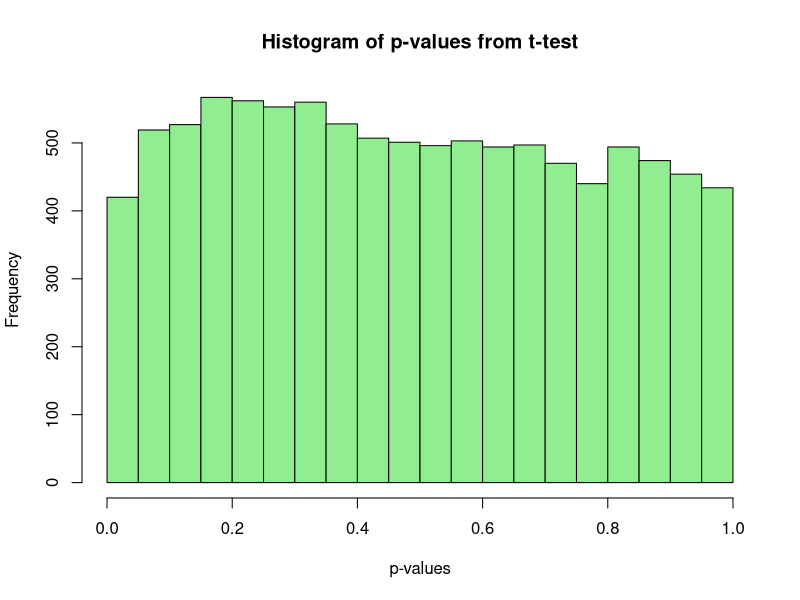
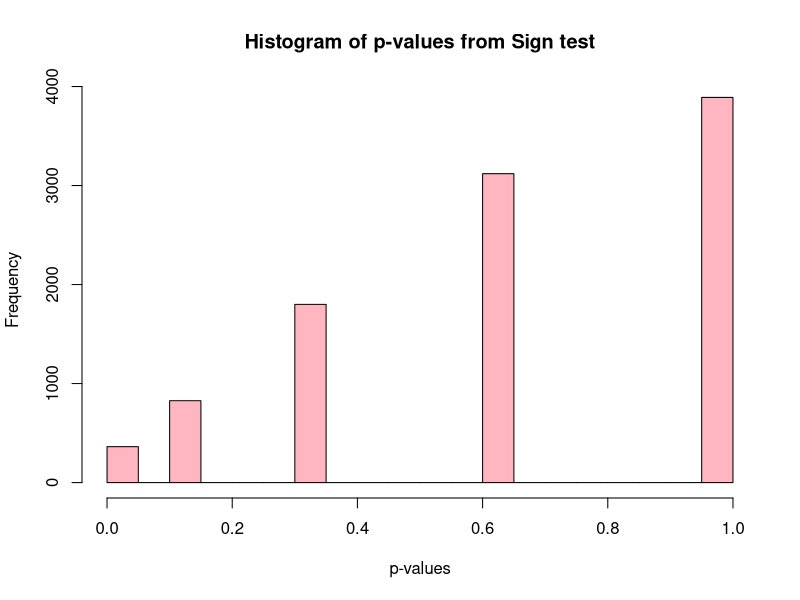

Here is the R script that generated these plots, in order:
## ---- chunk 1
#| echo: TRUE
#| eval: TRUE
# Two-sided by default
binom.test(1, 8, 0.5)
## ---- chunk 2
#| echo: TRUE
#| eval: TRUE
# Lower alternative
binom.test(1, 8, 0.3, alt = "less")
## ---- chunk 3
#| echo: TRUE
#| eval: TRUE
# Upper alternative
binom.test(1, 8, 0.3, alt = "greater")
## ---- chunk 4
#| echo: TRUE
#| eval: TRUE
# Let's say we run a two-sided test and we want to extract some results
names(binom.test(1, 8, 0.3))
## ---- chunk 5
#| echo: TRUE
#| eval: TRUE
# We could pull out the p-value
binom.test(1, 8, 0.3)$p.val
## ---- chunk 6
#| echo: TRUE
#| eval: TRUE
# We could pull out the p-value
binom.test(1, 8, 0.3)$p.val

# The confidence interval
binom.test(1, 8, 0.3)$conf.int
## ---- chunk 7
#| echo: TRUE
#| eval: TRUE
# We could pull out the p-value
binom.test(1, 8, 0.3)$p.val

# The confidence interval
binom.test(1, 8, 0.3)$conf.int

# The test statistic
binom.test(1, 8, 0.3)$statistic
## ---- chunk 8
#| echo: TRUE
#| eval: TRUE
# Notice that R allows for partial tagging with the $ operator
binom.test(1, 8, 0.3)$stat
## ---- chunk 9
#| echo: TRUE
#| eval: TRUE
# Notice that R allows for partial tagging with the $ operator
binom.test(1, 8, 0.3)$stat
binom.test(1, 8, 0.3)$s
## ---- chunk 10
#| echo: TRUE
#| eval: TRUE
# Notice that R allows for partial tagging with the $ operator
binom.test(1, 8, 0.3)$stat
binom.test(1, 8, 0.3)$s
binom.test(1, 8, 0.3)$p
## ---- chunk 11
#| echo: TRUE
#| eval: TRUE
# So I could just type this to get our p-values?
binom.test(1, 8, 0.3)$p
## ---- chunk 12
#| echo: TRUE
#| eval: TRUE
# Well, partial such that it's not ambiguous
binom.test(1, 8, 0.3)$pa # parameter
binom.test(1, 8, 0.3)$p. # p.value
## ---- chunk 13
#| echo: TRUE
#| eval: TRUE
# Well, partial such that it's not ambiguous
binom.test(1, 8, 0.3)$pa # parameter
binom.test(1, 8, 0.3)$p. # p.value
# We've got two components that start with p so R doesn't know which one to get
## ---- chunk 14
#| echo: TRUE
#| eval: TRUE
### We can check R is doing what was discussed in class to compute p-values
# Our probability mass function (under the null) at each x
dbinom(0:8, 8, 0.3)
## ---- chunk 15
#| echo: TRUE
#| eval: TRUE
### We can check R is doing what was discussed in class to compute p-values
# Our probability mass function (under the null) at each x
dbinom(0:8, 8, 0.3)

# Checking which probabilities under the null are less than or equal to
# the probabilities when we observe 1 success (like our example)
which(dbinom(0:8, 8, 0.3) <= dbinom(1, 8, 0.3))
## ---- chunk 16
#| echo: TRUE
#| eval: TRUE
### We can check R is doing what was discussed in class to compute p-values
# Our probability mass function (under the null) at each x
dbinom(0:8, 8, 0.3)

# Checking which probabilities under the null are less than or equal to
# the probabilities when we observe 1 success (like our example)
which(dbinom(0:8, 8, 0.3) <= dbinom(1, 8, 0.3))

# Using this vector to index (mask) & Summing up the null probabilities 
p.two <- sum(dbinom(0:8, 8, 0.3)[dbinom(0:8, 8, 0.3) <= dbinom(1, 8, 0.3)])
p.two
## ---- chunk 17
#| echo: TRUE
#| eval: TRUE
### One-sided p-values are a more straightforward
# Summing up the null probabilities less than / equal to x (= 1)
p.lo <- sum(dbinom(0:1, 8, 0.3))
p.lo
## ---- chunk 18
#| echo: TRUE
#| eval: TRUE
### One-sided p-values are a more straightforward
# Summing up the null probabilities greater than / equal to x (= 1)
p.up <- sum(dbinom(1:8, 8, 0.3))
p.up
## ---- chunk 19
#| echo: TRUE
#| eval: TRUE
### Notice pbinom() is doing this for us, for example
# Lower alternative
pbinom(4, 12, 0.7)         # Lower tail by default
sum(dbinom(0:4, 12, 0.7))
## ---- chunk 20
#| echo: TRUE
#| eval: TRUE
### Notice pbinom() is doing this for us, for example
# Upper alternative
1 - pbinom(7, 12, 0.7)
sum(dbinom(8:12, 12, 0.7))
## ---- chunk 21
#| echo: TRUE
#| eval: TRUE
binom.test(1, 8, 0.25)
binom.test(1, 8, 0.50)
binom.test(1, 8, 0.75)
## ---- chunk 22
#| echo: TRUE
#| eval: TRUE
#| warning: TRUE
### If we want some Normal approximation action
prop.test(1, 8, 0.3, correct = FALSE)
## ---- chunk 23
#| echo: TRUE
#| eval: TRUE
# Our setting
n <- 8
x <- 1
p0 <- 0.3
pHat <- x / n
pHat
## ---- chunk 24
#| echo: TRUE
#| eval: TRUE
# Calculate z-stat
n <- 8
x <- 1
p0 <- 0.3
pHat <- x / n
zStat <- (pHat - p0) / sqrt(p0 * (1 - p0) / n)
zStat
pVal <- 2 * (1 - pnorm(abs(zStat)))
## ---- chunk 25
#| echo: TRUE
#| eval: TRUE
# Calculate p-value
zStat <- (pHat - p0) / sqrt(p0 * (1 - p0) / n)
pVal <- 2 * (1 - pnorm(abs(zStat)))
pVal
## ---- chunk 26
#| echo: TRUE
#| eval: TRUE
# Checking the z-statistic squared is the same as the chi-squared stat
zStat^2
prop.test(x, n, p0, correct = FALSE)[["statistic"]]
## ---- chunk 27
#| echo: TRUE
#| eval: TRUE
# We see the warning is thrown when our expected counts are < 5
prop.test
## ---- chunk 28
#| echo: TRUE
#| eval: TRUE
# Generate Data
n <- 15
newSamp <- rt(n, 3)
newSamp
## ---- chunk 29
#| echo: TRUE
#| eval: TRUE
# Find number of observations less than null hypothesis median
x <- sum(newSamp < 0)
x
## ---- chunk 30
#| echo: TRUE
#| eval: TRUE
# Find number of observations less than null hypothesis median
x <- sum(newSamp < 0)

# Run our tests
binom.test(x, n, 0.5)
prop.test(x, n, 0.5, correct = FALSE)
## ---- chunk 31
#| echo: TRUE
#| eval: TRUE
# Classic simulation time
nSim <- 10000
n <- 15
pvals.t <- pvals.sign <- rep(0, nSim)
## ---- chunk 32
#| echo: TRUE
#| eval: TRUE
nSim <- 10000
n <- 15
pvals.t <- pvals.sign <- rep(0, nSim)
for (i in 1:nSim) {
  newSamp <- rt(n, 3)
  tStat <- mean(newSamp) / sqrt(var(newSamp) / n)
  x <- sum(newSamp < 0)
  pvals.t[i] <- 2 * (1 - pt(abs(tStat), n - 1))
  pvals.sign[i] <- binom.test(x, n, 0.5)[["p.value"]]
}

mean(pvals.t < 0.05)
mean(pvals.sign < 0.05)
## ---- chunk 33
#| echo: TRUE
#| eval: TRUE
#| output-location: fragment
# Our p-values should be Unif(0, 1) if exact
hist(pvals.t, 
     breaks = seq(0, 1, 0.05),
     col = "lightgreen",
     border = "black",
     main = "Histogram of p-values from t-test",
     xlab = "p-values")
## ---- chunk 34
#| echo: TRUE
#| eval: TRUE
#| output-location: fragment
# Our p-values should be Unif(0, 1) if exact
hist(pvals.sign, 
     breaks = seq(0, 1, 0.05),
     col = "lightpink",
     border = "black",
     main = "Histogram of p-values from Sign test",
     xlab = "p-values")
## ---- chunk 35
#| echo: TRUE
#| eval: TRUE
# New simulation set-up (basically the same)
nSim <- 10000
n <- 15
pvals.t <- pvals.sign <- rep(0, nSim)
for (i in 1:nSim) {
  newSamp <- rt(n, 3) + 1
  tStat <- mean(newSamp) / sqrt(var(newSamp) / n)
  x <- sum(newSamp < 0)
  pvals.t[i] <- 2 * (1 - pt(abs(tStat), n - 1))
  pvals.sign[i] <- binom.test(x, n, 0.5)[["p.value"]]
}

mean(pvals.t < 0.05)
mean(pvals.sign < 0.05)
## ---- chunk 36
#| echo: TRUE
#| eval: TRUE
# New simulation set-up (basically the same)
nSim <- 10000
n <- 50
pvals.t <- pvals.sign <- rep(0, nSim)
for (i in 1:nSim) {
  newSamp <- rt(n, 3) + 1
  tStat <- mean(newSamp) / sqrt(var(newSamp) / n)
  x <- sum(newSamp < 0)
  pvals.t[i] <- 2 * (1 - pt(abs(tStat), n - 1))
  pvals.sign[i] <- binom.test(x, n, 0.5)[["p.value"]]
}

mean(pvals.t < 0.05)
mean(pvals.sign < 0.05)
